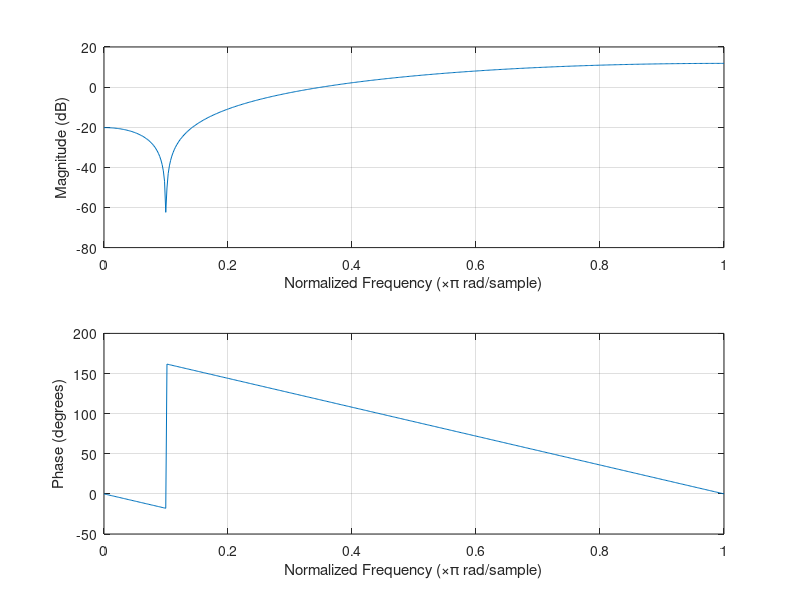
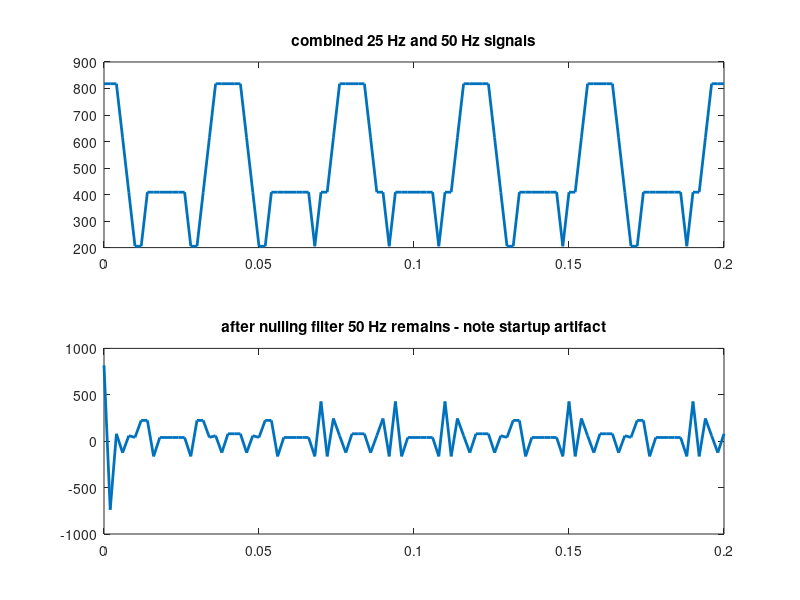
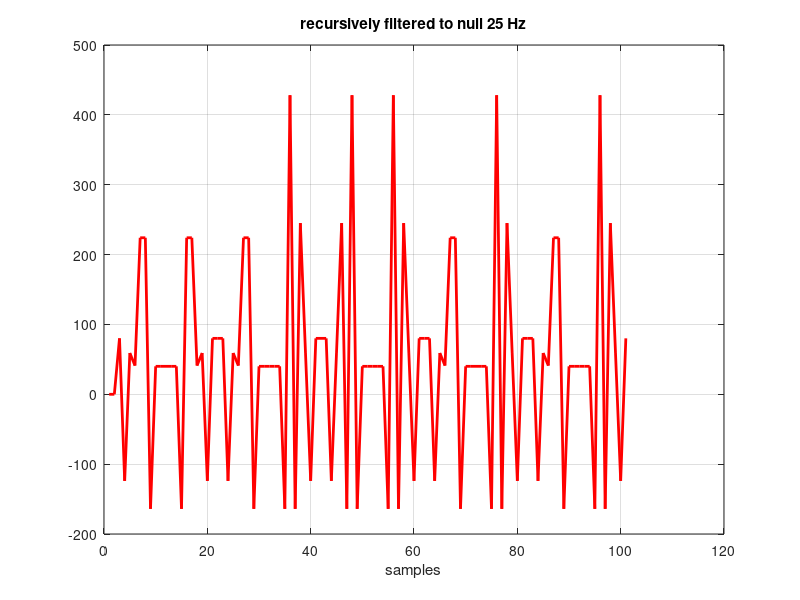

Write MATLAB code to recreate these figures, in order.
%% Nulling_demo_Jan2019
% last revision 27 Jan 2019, Dr. Chmielewski for T480
%
close all;
clear all;
clc;
%% set up signal
fsig = 25;  % signal frequency
bd = 10;  %bit depth 10
% fsig = 0  % try and see what happens
Fsamp = 500; % ensure sampling meets Nyquist criterion
Tsamp = 1/Fsamp;
t = 0:Tsamp:0.2;
x = cos(2*pi*fsig*t) + cos(2*pi*(2*fsig)*t)+2;   % 50 Hz period = 0.02 so must sample
%x_q = (0.01)*round(x/0.01);
%faster that is why we use 500 Hz a factor of 10 (more could have been
%used)
% sig x is 25 Hz plus 50 Hz to show that we can remove but there is also a
% gain associated with the signal that is passed i.e. 50Hz

% Quantization
% N_samples = length(x); 
% x_max = round(max(x));
% x_min = round(min(x)); 
% xq_out = zeros(1,N_samples); 
% Index = zeros(1,N_samples); 
% del = (x_max-x_min)/2.^bd;
% V_max = x_max - del/2; 
% V_min = x_min + del/2; 
% for i = V_min:del:V_max
%    for j = 1:N_samples
%        if ((i-del/2)<x(j)) && (x(j)<(i+del/2))
%           xq_out(j) = i; 
%           Index(j) = round((x(j)-V_min)/del);
%        end
%    end
% end

%Quantization 2
partition = [0:1:1023]; % Length 5116, to represent 12 intervals
codebook = [0:1:1024]; % Length 5116, one entry for each interval
[index,quants] = quantiz(x,partition,codebook);
%%
new_quants = round(quants.*(1023/5)); %b = [1 -1.9021 1];

% for i = 1:101
%     
%     fprintf('%d', new_quants(i))
%     fprintf(',')
% end
%% plot signal
figure(1)
plot(t,round(x.*(1023/5)),'linewidth', 2)
hold on
plot(t,new_quants, 'linewidth', 2)

legend('Normal','Discretized')
xlabel('Samples'),ylabel('Quantized Samples')
title('Combined 25 Hz and 50 Hz signals then quantized')
% for sampling at 500 Hz Fs/2 = 250 corresponds to pi
% the 25 Hz corresponds to 0.1*pi   this is frequency to null
%% set up nulling filter coefficients
%  see notes -2*cos(0.1*pi)
b = [1 -2*cos(0.1*pi) 1];   %  filter blocks 0.1pi  only more terms will block other frequencies
a = 1;
%% look at frequency response of filter - make sure 0.1pi is "zero" indicationg blocked
freqz(b,a) % magnitude and phase of DTFT
%% now filter using Matlab filter function
y1 = filter(b,a,new_quants);

figure
subplot(2,1,1)
plot(t,new_quants, 'linewidth', 2)
title('combined 25 Hz and 50 Hz signals')
subplot(2,1,2)
plot(t,y1, 'linewidth', 2)
title('after nulling filter 50 Hz remains - note startup artifact')
%% now filter recrusively as you would do in Arduino
% filter is y[n] = h0 x[0] + h1 x[n-1] + h2 x[n-2]   b and h are same
% there is no consideration for floating or fixed point
nn = length(new_quants); % length of input signal
for n = 3:nn
y(n) = b(1)*new_quants(n) + b(2)*new_quants(n-1) + b(3)*new_quants(n-2);
end
figure
plot(y, 'r', 'linewidth', 2)
title('recursively filtered to null 25 Hz')
xlabel('samples')
grid on
